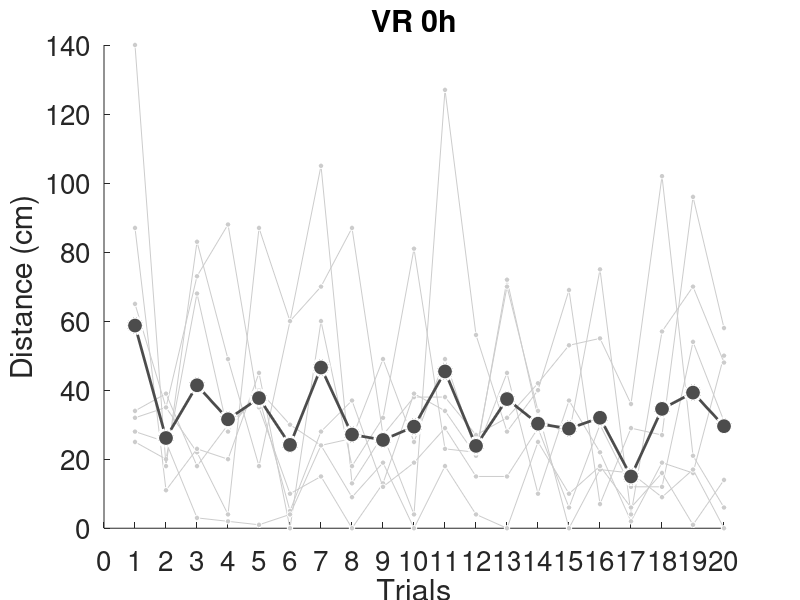
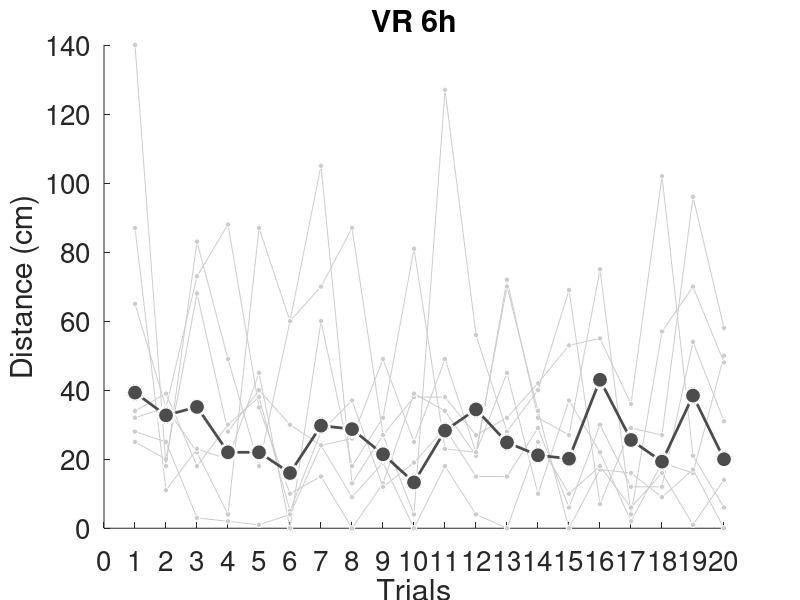
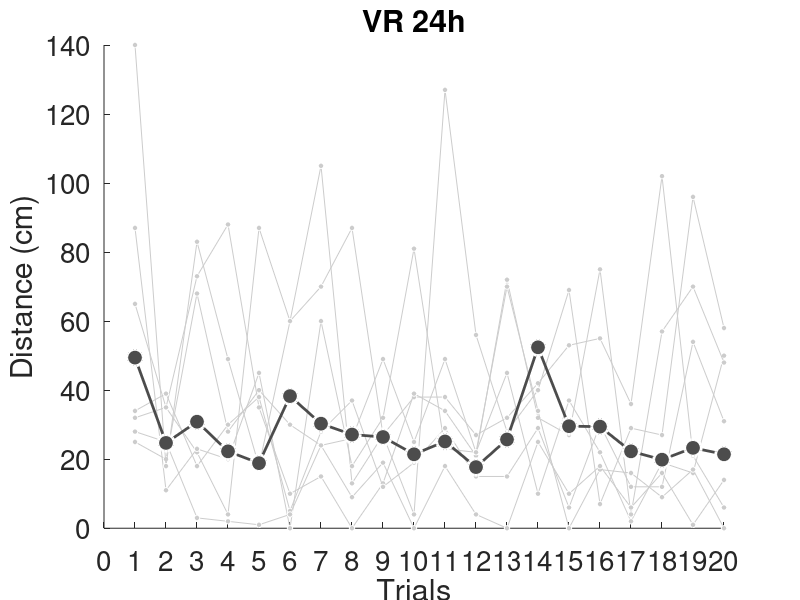

Reproduce these figures in MATLAB, in order.
load('scores.mat')

VR0_0h_abs = abs(VR0_0h_diff);
VR0_6h_abs = abs(VR0_6h_diff);
VR0_24h_abs = abs(VR0_24h_diff);
VR0_0h_abs_each = mean(VR0_0h_abs, 2);
VR0_6h_abs_each = mean(VR0_6h_abs, 2);
VR0_24h_abs_each = mean(VR0_24h_abs, 2);

x = 1:20;

VR0_abs_each = [VR0_0h_abs_each, VR0_6h_abs_each, VR0_24h_abs_each];

for hour = 1:3
    time = '0h';
    VR0_abs = VR0_0h_abs;
    if hour == 2
        VR0_abs = VR0_6h_abs;
        time = '6h';
    elseif hour == 3
        VR0_abs = VR0_24h_abs;
        time = '24h';
    end

    figure('Position', [100 100 700 400]);
    title(['VR', ' ', time])
    for i = 1:VR0_number
        hold on
        y = VR0_0h_abs(:,i);
        plot(x, y', '-o', ...
        'MarkerSize', 4, ...
        'MarkerFaceColor', light_gray, ...
        'MarkerEdgeColor', white, ...
        'Color', light_gray)
    end

    hold on

    plot(x, VR0_abs_each(:,hour)', '-o', ...
        'LineWidth', 2, ...
        'MarkerSize', 12, ...
        'MarkerFaceColor', dark_gray, ...
        'MarkerEdgeColor', white, ...
        'Color', dark_gray)

    hold off

    xlabel('Trials')
    ylabel('Distance (cm)')
    ylim([0, 140])
    xticks(0:1:trial_number)
    h = gca;
    set(h, 'FontSize', 20)

    filePath = strcat('./data/figures/test_each_hour/VR0_', time, '_test');
    saveas(gcf, filePath,'epsc')
end
